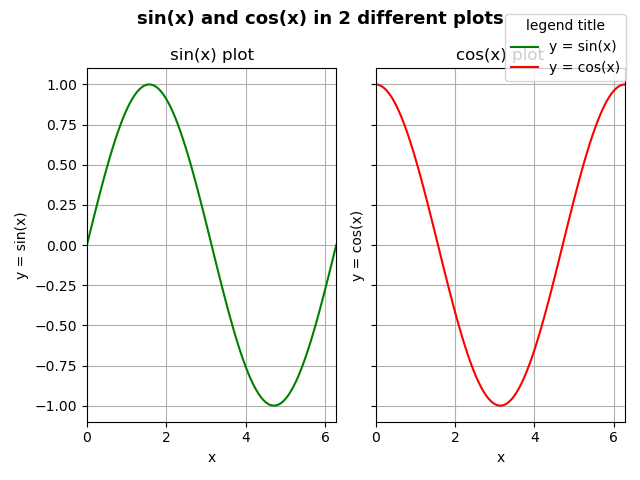

Recreate this plot in Python.
import numpy as np
import matplotlib.pyplot as plt


x_start = 0
x_stop = 2*np.pi

x = np.linspace(x_start, x_stop, 100, endpoint=True, retstep=False)
y1 = np.sin(x)
y2 = np.cos(x)

# Define figure and axes objects
fig, ax = plt.subplots(1, 2, sharex = True, sharey = True)
fig.suptitle('sin(x) and cos(x) in 2 different plots',
             fontsize = 13,
             fontweight = 'bold')
plt.xlim(0, 2*np.pi)

# Plot sin()
plot1 = ax[0].plot(x, y1, 'g')
ax[0].set(title = 'sin(x) plot', xlabel = 'x', ylabel = 'y = sin(x)')
ax[0].grid()

# Plot cos()
plot2 = ax[1].plot(x, y2, 'r')
ax[1].set(title = 'cos(x) plot', xlabel = 'x', ylabel = 'y = cos(x)')
ax[1].grid()

label_list = ['y = sin(x)', 'y = cos(x)']
fig.legend([plot1, plot2],
           labels = label_list,
           loc = 1,                     #loc = 'upper right'
           borderaxespad = 1,
           title = 'legend title')
fig.tight_layout()
fig.savefig('ex-4.6.1.png')

plt.show()